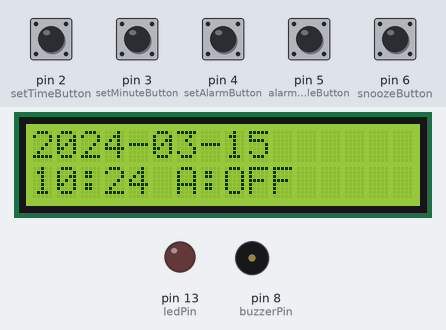
Bench run of a sketch on a simulated Arduino Uno, built with avr-gcc and run on an emulated ATmega328P. On the bench: 16×2 character LCD, output pins drawn as LEDs (lit = HIGH), buzzer (waves = sounding, pin HIGH). The inputs (shaded band) are chosen by the test bench; at power-on: pin 2 (setTimeButton), pin 3 (setMinuteButton), pin 4 (setAlarmButton), pin 5 (alarmToggleButton), pin 6 (snoozeButton) HIGH. The local clock reads 2024-03-15 10:24:30 at power-on unless the sketch sets it.

Above: at 1.2 s.
1.3 s: pin 2 (setTimeButton) pulled LOW for 1 s
At 3.0 s:
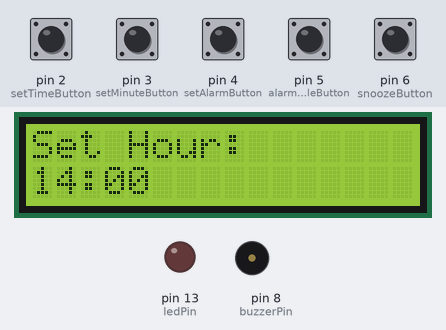
3.8 s: pin 3 (setMinuteButton) pulled LOW for 0.15 s
At 5.9 s:
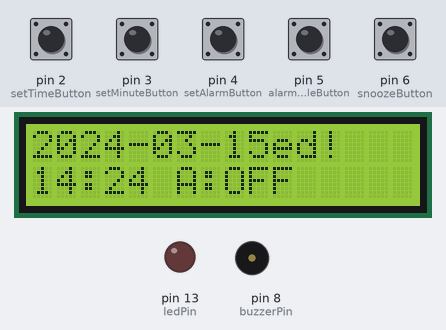
6.5 s: pin 5 (alarmToggleButton) pulled LOW for 0.15 s
At 8.5 s:
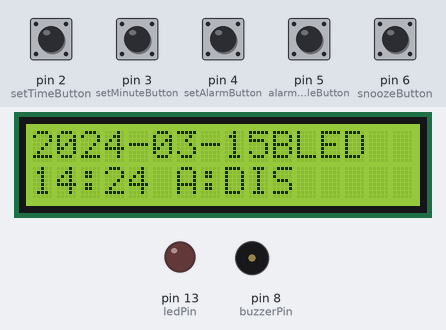
9.1 s: pin 4 (setAlarmButton) pulled LOW for 0.15 s
At 10.3 s:
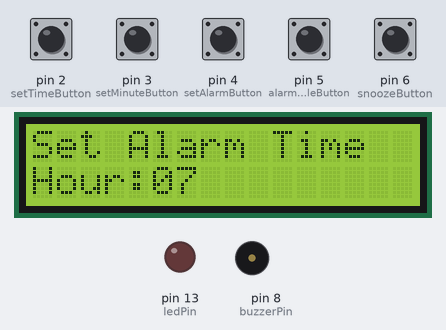
10.7 s: pin 6 (snoozeButton) pulled LOW for 0.15 s
At 12.4 s:
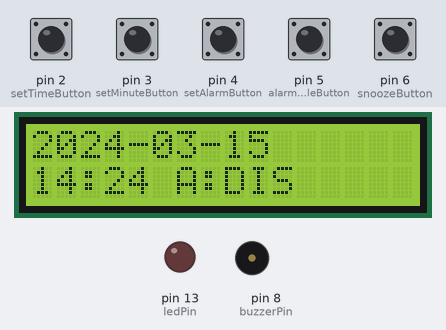
13.4 s: pin 5 (alarmToggleButton) pulled LOW for 1 s
At 14.9 s:
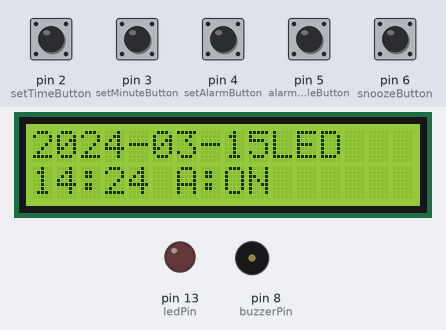
Timing chart, 0 to 16.4 s (numbered marks = the images above; inputs shaded):
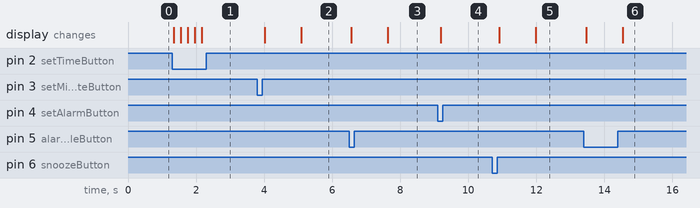

The sketch:

sketch.ino
```cpp
#include <Wire.h>
#include <RTClib.h>
#include <LiquidCrystal_I2C.h>

// Initialize RTC and LCD
RTC_DS1307 rtc;
LiquidCrystal_I2C lcd(0x27, 16, 2); // Change address if needed

// Pin definitions
const int buzzerPin = 8;
const int setTimeButton = 2;    // Button to set the hour
const int setMinuteButton = 3;  // Button to set the minute
const int setAlarmButton = 4;   // Button to set the alarm time
const int alarmToggleButton = 5;// Button to toggle alarm on/off
const int snoozeButton = 6;     // Button to snooze the alarm
const int ledPin = 13;          // Optional LED

// Variables
DateTime now;
DateTime alarmTime;
bool alarmSet = false;
bool alarmActive = false;
bool alarmEnabled = true;       // Alarm enabled state
String alarmMessage = "Wake Up!";

// Button debouncing variables
unsigned long lastDebounceTime = 0;
unsigned long debounceDelay = 50;

void setup() {
  Serial.begin(9600);

  // Initialize RTC
  if (!rtc.begin()) {
    Serial.println("Couldn't find RTC");
    while (1);
  }

  if (!rtc.isrunning()) {
    Serial.println("RTC is NOT running, setting the time!");
    rtc.adjust(DateTime(F(__DATE__), F(__TIME__)));
  }

  // Initialize LCD
  lcd.begin(16, 2);
  lcd.backlight();

  // Set pin modes
  pinMode(buzzerPin, OUTPUT);
  pinMode(setTimeButton, INPUT_PULLUP);
  pinMode(setMinuteButton, INPUT_PULLUP);
  pinMode(setAlarmButton, INPUT_PULLUP);
  pinMode(alarmToggleButton, INPUT_PULLUP);
  pinMode(snoozeButton, INPUT_PULLUP);
  pinMode(ledPin, OUTPUT);

  // Set initial alarm time
  alarmTime = DateTime(2023, 10, 1, 7, 0, 0);
}

void loop() {
  now = rtc.now();
  displayDateTime();
  checkButtons();

  if (alarmEnabled && alarmSet && !alarmActive &&
      now.hour() == alarmTime.hour() &&
      now.minute() == alarmTime.minute()) {
    triggerAlarm();
  }

  delay(50);
}

void displayDateTime() {
  // Line 1: Date
  lcd.setCursor(0, 0);
  lcd.print(now.year());
  lcd.print("-");
  if (now.month() < 10) lcd.print("0");
  lcd.print(now.month());
  lcd.print("-");
  if (now.day() < 10) lcd.print("0");
  lcd.print(now.day());

  // Line 2: Time and alarm status
  lcd.setCursor(0, 1);
  lcd.print(now.hour() < 10 ? "0" : "");
  lcd.print(now.hour());
  lcd.print(":");
  lcd.print(now.minute() < 10 ? "0" : "");
  lcd.print(now.minute());
  lcd.print(" ");
  lcd.print(alarmEnabled ? (alarmSet ? "A:ON" : "A:OFF") : "A:DIS");
}

void checkButtons() {
  // Debounce check
  if ((millis() - lastDebounceTime) < debounceDelay) return;
  lastDebounceTime = millis();

  if (digitalRead(setTimeButton) == LOW) {
    setTime();
    while (digitalRead(setTimeButton) == LOW); // Wait for release
  }

  if (digitalRead(setMinuteButton) == LOW) {
    setMinute();
    while (digitalRead(setMinuteButton) == LOW);
  }

  if (digitalRead(setAlarmButton) == LOW) {
    setAlarmTime();
    while (digitalRead(setAlarmButton) == LOW);
  }

  if (digitalRead(alarmToggleButton) == LOW) {
    toggleAlarm();
    while (digitalRead(alarmToggleButton) == LOW);
  }

  if (digitalRead(snoozeButton) == LOW && alarmActive) {
    snoozeAlarm();
    while (digitalRead(snoozeButton) == LOW);
  }
}

void toggleAlarm() {
  alarmEnabled = !alarmEnabled;
  lcd.clear();
  lcd.setCursor(0, 0);
  lcd.print("Alarm ");
  lcd.print(alarmEnabled ? "ENABLED" : "DISABLED");
  delay(1000);
}

void setTime() {
  int newHour = now.hour();
  lcd.clear();
  lcd.setCursor(0, 0);
  lcd.print("Set Hour:");

  while (true) {
    lcd.setCursor(0, 1);
    lcd.print(newHour < 10 ? "0" : "");
    lcd.print(newHour);
    lcd.print(":00");

    if (digitalRead(setTimeButton) == LOW) {
      delay(200);
      if (digitalRead(setTimeButton) == LOW) {
        newHour = (newHour + 1) % 24;
      }
    }

    if (digitalRead(setMinuteButton) == LOW) {
      delay(200);
      break;
    }
  }

  rtc.adjust(DateTime(now.year(), now.month(), now.day(), newHour, now.minute(), 0));
  lcd.clear();
  lcd.print("Time Updated!");
  delay(1000);
}

void setMinute() {
  int newMinute = now.minute();
  lcd.clear();
  lcd.setCursor(0, 0);
  lcd.print("Set Minute:");

  while (true) {
    lcd.setCursor(0, 1);
    lcd.print("00:");
    lcd.print(newMinute < 10 ? "0" : "");
    lcd.print(newMinute);

    if (digitalRead(setMinuteButton) == LOW) {
      delay(200);
      if (digitalRead(setMinuteButton) == LOW) {
        newMinute = (newMinute + 1) % 60;
      }
    }

    if (digitalRead(setTimeButton) == LOW) {
      delay(200);
      break;
    }
  }

  rtc.adjust(DateTime(now.year(), now.month(), now.day(), now.hour(), newMinute, 0));
  lcd.clear();
  lcd.print("Time Updated!");
  delay(1000);
}

void setAlarmTime() {
  int newHour = alarmTime.hour();
  int newMinute = alarmTime.minute();
  bool settingHour = true;

  lcd.clear();
  lcd.setCursor(0, 0);
  lcd.print("Set Alarm Time");

  while (true) {
    lcd.setCursor(0, 1);
    if (settingHour) {
      lcd.print("Hour:");
      lcd.print(newHour < 10 ? "0" : "");
      lcd.print(newHour);
    } else {
      lcd.print("Min:");
      lcd.print(newMinute < 10 ? "0" : "");
      lcd.print(newMinute);
    }

    if (digitalRead(setAlarmButton) == LOW) {
      delay(200);
      if (digitalRead(setAlarmButton) == LOW) {
        if (settingHour) {
          newHour = (newHour + 1) % 24;
        } else {
          newMinute = (newMinute + 1) % 60;
        }
      }
    }

    if (digitalRead(alarmToggleButton) == LOW) {
      delay(200);
      settingHour = !settingHour;
    }

    if (digitalRead(snoozeButton) == LOW) {
      delay(200);
      break;
    }
  }

  alarmTime = DateTime(now.year(), now.month(), now.day(), newHour, newMinute, 0);
  alarmSet = true;
  lcd.clear();
  lcd.print("Alarm Set!");
  delay(1000);
}

void triggerAlarm() {
  alarmActive = true;
  digitalWrite(ledPin, HIGH);

  lcd.clear();
  lcd.setCursor(0, 0);
  lcd.print(alarmMessage);
  lcd.setCursor(0, 1);
  lcd.print("Press to snooze");

  while (alarmActive) {
    tone(buzzerPin, 1000, 500);
    delay(600);

    if (digitalRead(snoozeButton) == LOW) {
      snoozeAlarm();
    }

    if (digitalRead(alarmToggleButton) == LOW) {
      alarmActive = false;
      digitalWrite(ledPin, LOW);
      noTone(buzzerPin);
      lcd.clear();
      lcd.print("Alarm Stopped");
      delay(1000);
    }
  }
}

void snoozeAlarm() {
  alarmActive = false;
  digitalWrite(ledPin, LOW);
  noTone(buzzerPin);

  // Snooze for 5 minutes
  alarmTime = alarmTime + TimeSpan(0, 0, 5, 0);
  lcd.clear();
  lcd.print("Snoozed 5 min");
  delay(1000);
}
```

Measured:
- after the input at 1.3 s, the display: first changes after 0.05 s (image 1 shows a later state)
- after the input at 3.8 s, the display: first changes after 0.22 s (image 2 shows a later state)
- after the input at 6.5 s, the display: first changes after 0.07 s (image 3 shows a later state)
- after the input at 9.1 s, the display: changes after 0.10 s (image 4)
- after the input at 10.7 s, the display: first changes after 0.22 s (image 5 shows a later state)
- after the input at 13.4 s, the display: first changes after 0.07 s (image 6 shows a later state)
